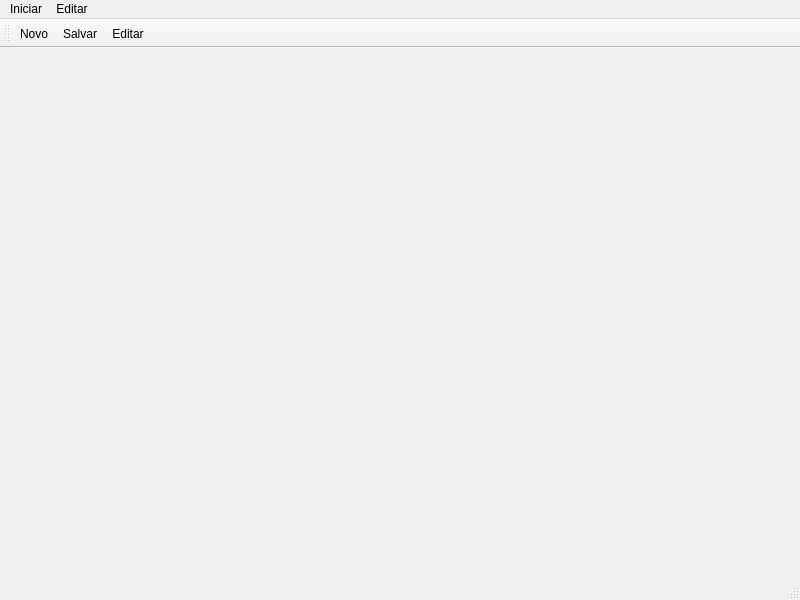
<?xml version="1.0" encoding="UTF-8"?>
<ui version="4.0">
 <class>MainWindow</class>
 <widget class="QMainWindow" name="MainWindow">
  <property name="geometry">
   <rect>
    <x>0</x>
    <y>0</y>
    <width>800</width>
    <height>600</height>
   </rect>
  </property>
  <property name="windowTitle">
   <string>MainWindow</string>
  </property>
  <widget class="QWidget" name="centralwidget"/>
  <widget class="QMenuBar" name="menubar">
   <property name="geometry">
    <rect>
     <x>0</x>
     <y>0</y>
     <width>800</width>
     <height>21</height>
    </rect>
   </property>
   <widget class="QMenu" name="menuIniciar">
    <property name="title">
     <string>Iniciar</string>
    </property>
    <addaction name="actionNovo"/>
    <addaction name="actionSalvar"/>
    <addaction name="actionEditar"/>
    <addaction name="separator"/>
    <addaction name="actionSair"/>
   </widget>
   <widget class="QMenu" name="menuEditar">
    <property name="title">
     <string>Editar</string>
    </property>
    <addaction name="actionPesquisar"/>
   </widget>
   <addaction name="menuIniciar"/>
   <addaction name="menuEditar"/>
  </widget>
  <widget class="QStatusBar" name="statusbar"/>
  <widget class="QToolBar" name="toolBar">
   <property name="windowTitle">
    <string>toolBar</string>
   </property>
   <attribute name="toolBarArea">
    <enum>TopToolBarArea</enum>
   </attribute>
   <attribute name="toolBarBreak">
    <bool>false</bool>
   </attribute>
   <addaction name="actionNovo"/>
   <addaction name="actionSalvar"/>
   <addaction name="actionEditar"/>
  </widget>
  <action name="actionNovo">
   <property name="icon">
    <iconset resource="arquivoDeRecursos.qrc">
     <normaloff>:/icones/icones/system_file_manager_16954.png</normaloff>:/icones/icones/system_file_manager_16954.png</iconset>
   </property>
   <property name="text">
    <string>Novo</string>
   </property>
  </action>
  <action name="actionSalvar">
   <property name="icon">
    <iconset resource="arquivoDeRecursos.qrc">
     <normaloff>:/icones/icones/system-windows_26863.png</normaloff>:/icones/icones/system-windows_26863.png</iconset>
   </property>
   <property name="text">
    <string>Salvar</string>
   </property>
  </action>
  <action name="actionEditar">
   <property name="icon">
    <iconset resource="arquivoDeRecursos.qrc">
     <normaloff>:/icones/icones/systempreferences_delsistema_12219.png</normaloff>:/icones/icones/systempreferences_delsistema_12219.png</iconset>
   </property>
   <property name="text">
    <string>Editar</string>
   </property>
  </action>
  <action name="actionSair">
   <property name="icon">
    <iconset resource="arquivoDeRecursos.qrc">
     <normaloff>:/icones/icones/26_97247.png</normaloff>:/icones/icones/26_97247.png</iconset>
   </property>
   <property name="text">
    <string>Sair</string>
   </property>
  </action>
  <action name="actionPesquisar">
   <property name="text">
    <string>Pesquisar</string>
   </property>
  </action>
 </widget>
 <resources>
  <include location="arquivoDeRecursos.qrc"/>
 </resources>
 <connections/>
</ui>
